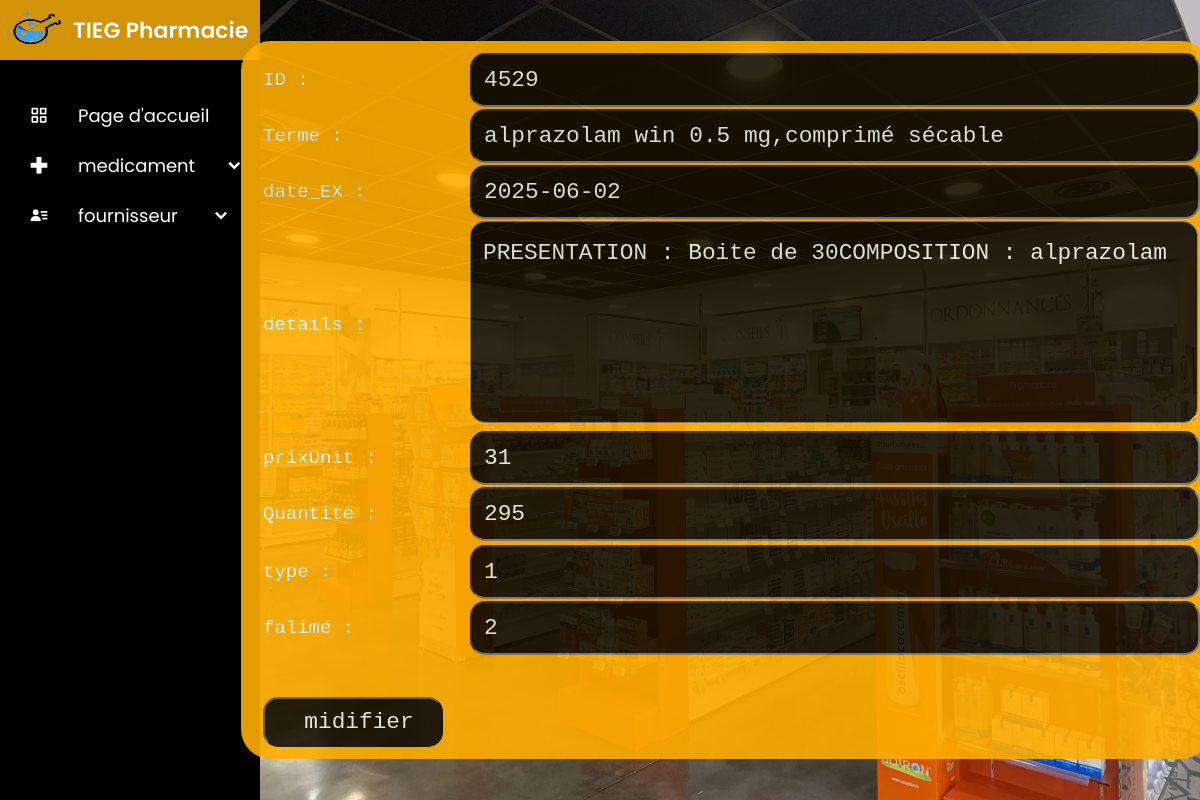
The page /medicament/edit/4529 on the database its author committed.
### tables this page shows
CREATE TABLE IF NOT EXISTS `medicament` (
  `id_medica` int NOT NULL AUTO_INCREMENT,
  `Terme` varchar(155) NOT NULL,
  `date_EX` date NOT NULL,
  `details` text NOT NULL,
  `prixUnit` int NOT NULL,
  `Quantite` int NOT NULL,
  `id_type` int NOT NULL,
  `id_famile` int NOT NULL,
  PRIMARY KEY (`id_medica`),
  KEY `type_medica` (`id_type`),
  KEY `id_famile` (`id_famile`)
);

### Controllers/medicamentController.php (called while the page is built, shortened)
<?php
class medicamentController{
    public function edit($id){
        require_once('./view/nav.php');
        require_once('./view/editMedicaView.php');
    }
}
?>

### view/editmedicaView.php (the view, shortened to what this page needs)
<?php
require_once('./Controllers/medicamentController.php');
require_once("connexion.php");
$sql="SELECT * FROM medicament WHERE id_medica=$id";
$req=$cnx->prepare($sql);
$req->execute();
$data=$req->fetchAll();
foreach($data as $result){
    $id=$result['id_medica'];
    $Terme=$result['Terme'];
    $date_EX=$result['date_EX'];
    $details=$result['details'];
    $prixUnit=$result['prixUnit'];
    $Quantite=$result['Quantite'];
    $type=$result['id_type'];
    $familé=$result['id_famile'];
}
?>
<!DOCTYPE html>
<html lang="en">
<head>
    <link rel="stylesheet" href="http://localhost/PHARMACYTIEG/mvcc/view/style/editMedica.css">
</head>
<body>
    <section>
    <form action="" method="POST" >
    <table >
            <tr><td >ID :</td>
                <td ><input type="number" name="id_medica" value="<?php echo htmlspecialchars($id) ;?>" readOnly ></td>
            </tr>
            <tr><td>Terme :</td>
                <td><input type="text" name="Terme" value="<?php echo htmlspecialchars($Terme);?>" ></td>
            </tr>
            <tr><td>date_EX :</td>
                <td><input type="text" name="date_EX" value="<?php echo htmlspecialchars($date_EX) ;?>" ></td>
            </tr>
            <tr>
                <td>details :</td>
                <td><textarea name="" id="" cols="80" rows="7" ><?php echo htmlspecialchars($details) ;?></textarea></td>
            </tr>
            <tr><td>prixUnit :</td>
                <td><input type="number" name="prixUnit" value="<?php echo htmlspecialchars($prixUnit) ;?>" ></td>
            </tr>
            <tr><td>Quantité :</td>
                <td><input type="number" name="prixUnit" value="<?php echo htmlspecialchars($Quantite) ;?>" ></td>
            </tr>
            <tr>
            <tr><td>type :</td>
                <td><input type="text" name="id_type" value="<?php echo htmlspecialchars($type) ;?>" ></td>
            </tr>
            <tr><td>falimé :</td>
                <td><input type="number" name="id_famile" value="<?php echo htmlspecialchars($familé) ;?>" ></td>
            </tr>
            <tr>
                <td><input type="submit" name="modifier" value="midifier" class="submit"></td>
            </tr>
        </table>
    </form>
    </section>
</body>
</html>

### view/style.css (style rules this page uses)
* { margin: 0; padding: 0; font-family: 'Poppins', sans-serif; }

### view/style/editMedica.css (style rules this page uses)
* { font-family: 'Poppins', sans-serif; }
section { background-image: url('http://localhost/PHARMACYTIEG/mvcc/image/6.webp'); background-size: 100% 100%; height: 800px; display: flex; justify-content: center; margin-left: 230px; }
table { background-color: rgb(254, 173, 0); opacity: 0.9; width: 970px; height: 500px; margin-top: 41px; color: aliceblue; border-radius: 30px; margin-left: 22px; padding: 10px; }
td { padding-left: 10px; padding-right: 15px; border-left: 0px; border-right: 0px; height: 40px; border-radius: 0px; font-size: 19px; font-family: 'Courier New', Courier, monospace; }
input,textarea { width: 100%; }
input { font-size: larger; font-family: 'Courier New', Courier, monospace; height: 50px; background-color: black; opacity: 0.9; color: aliceblue; border-radius: 15px; padding-left: 12px; }
textarea { font-size: larger; font-family: 'Courier New', Courier, monospace; background-color: black; opacity: 0.9; color: aliceblue; border-radius: 15px; padding-left: 12px; padding-top: 18px; }
.submit { width: 180px; margin-top: 40px; }

### rows shown on the page
medicament: id_medica "4529", Terme "alprazolam win 0.5 mg,comprimé sécable", date_EX "2025-06-02", details "PRESENTATION : Boite de 30COMPOSITION : alprazolam", prixUnit "31", prixUnit "295", id_type "1", id_famile "2"
